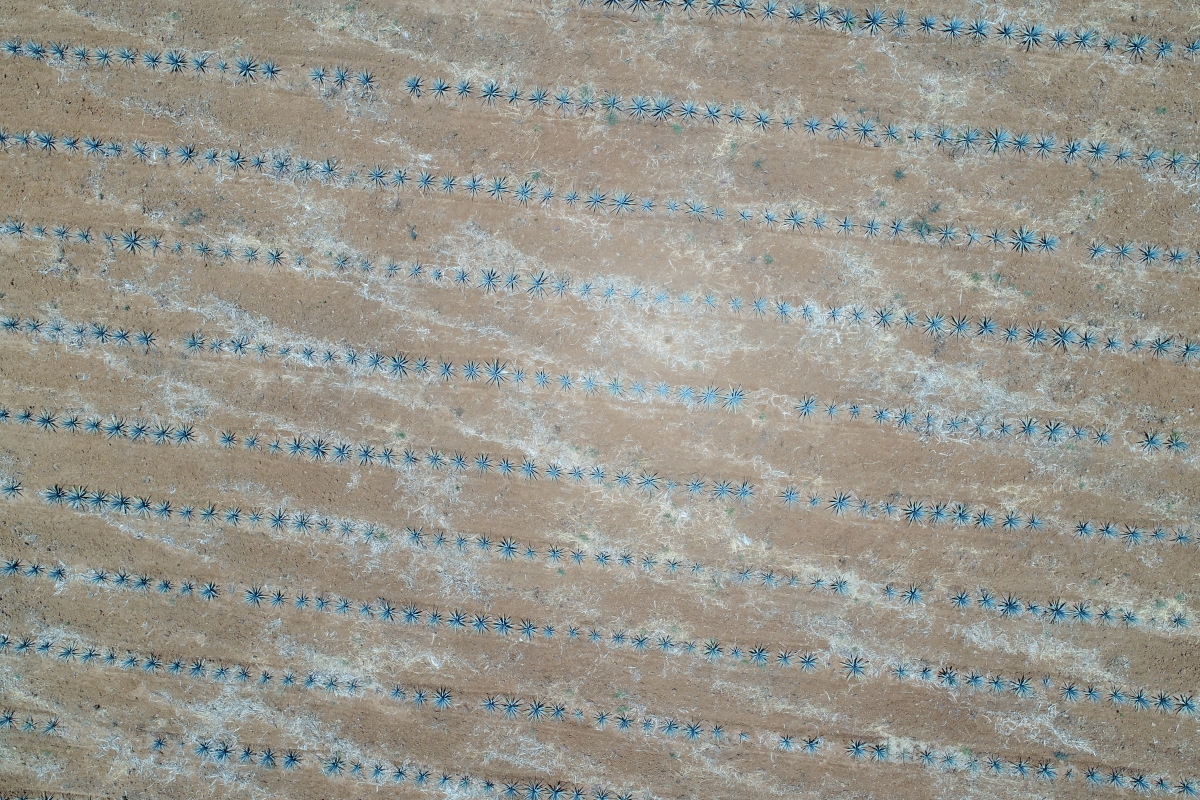
//> input picture Imagenes/Optimized-DJI_0212.JPG, 1200 x 800 px
$ ./Source   (built with g++ and OpenCV 4)
//> lines starting //> are read from the running program, lines starting //| are printed output that depends on the picture
//////////////////////////////////////////////////////////////////////////////////////////////////////////
//	Transformación de intensidad de una imagen con OpenCV y C++											//
//																										//
//	Este programa permite obtener el negativo, transformación logarítmica, transformación exponencial,	//
//	Contrast_Streching y filtro móvil con una máscara de 3x3 y 5x5 de una imagen.						//
//																										//
//	21/04/2017																							//
//	César Augusto Vargas Torres																			//
//																										//
//////////////////////////////////////////////////////////////////////////////////////////////////////////

#include "opencv2\highgui.hpp"
#include "opencv2\imgproc.hpp"
#include "opencv2\objdetect\objdetect.hpp"
#include "opencv2\videoio\videoio.hpp"
#include "opencv2\imgcodecs\imgcodecs.hpp"

#include <vector>
#include <stdio.h>
#include <Windows.h>
#include <iostream>

using namespace cv;
using namespace std;

//////////////////////////////////////////////////////////////////
//	variables para control de las Trackbar que crean ventanas	//
//////////////////////////////////////////////////////////////////

int iGris				= 0;
int iNegativo			= 0;
int iLogaritmo			= 0;
int iExponencial		= 0;
int iContrast_Streching	= 0;
int iPromedio_3x3		= 0;
int iPromedio_5x5		= 0;
int iGradiente			= 0;
int iLaplaciano			= 0;
int iHighBoost			= 0;
int iLowPassButterworth	= 0;
int iHighPassGaussian	= 0;
int iGlobalThresholding = 0;
int iOtsuMethod			= 0;
int iThresholding		= 0;

bool bGris					= false;
bool bNegativo				= false;
bool bLogaritmo				= false;
bool bExponencial			= false;
bool bContrast_Streching	= false;;
bool bPromedio_3x3			= false;
bool bPromedio_5x5			= false;
bool bGradiente				= false;
bool bLaplaciano			= false;
bool bHighBoost				= false;
bool bLowPassButterworth	= false;
bool bHighPassGaussian		= false;
bool bGlobalThresholding	= false;
bool bOtsuMethod			= false;
bool bThresholding			= false;

int iSliderLog_c		= 50;
int iSliderExp_c		= 50;
int iSliderC_S_m		= 127;
int iSliderC_S_E		= 5;
int Gradiente_a			= 255;
int Laplaciano_a		= 255;
int HighBoost_a			= 0;
int LowPassBW_Do		= 127;
int LowPassBW_n			= 1;
int Thresholding_v		= 3;
int Thresholding_k		= 50;

// Metodos GUI
void CrearVentana(const String, int move_x, int move_y, int size_x, int size_y);

// Metodos Transformaciones
Mat Gris				(Mat Imagen);
Mat Negativo			(Mat Imagen);
Mat Logaritmo			(Mat Imagen, double c);
Mat Exponencial			(Mat Imagen, double c);
Mat Contrast_Streching	(Mat Imagen, int m, int E);
Mat Promedio_3x3		(Mat Imagen);
Mat Promedio_5x5		(Mat Imagen);
Mat Gradiente			(Mat Imagen, int A);
Mat Laplaciano			(Mat Imagen, int A);
Mat HighBoost			(Mat Imagen, int A);
Mat LowPassButterworth	(Mat Imagen, int Do, int n);
Mat HighPassGaussian	(Mat Imagen);

// Segmentación
Mat Histogram(Mat Imagen);
Mat GlobalThresholding(Mat Imagen);
Mat OtsuMethod(Mat Imagen);
Mat Thresholding(Mat Imagen, int n, double k);
Mat ThresholdingHistogram(Mat Imagen, int n, double k);

int main(int argc, const char** argv)
{
	// Elige la imagen que se va a cargar
	String imageName("../Imagenes/Optimized-DJI_0212.jpg");

	if (argc > 1)	imageName = argv[1];

	// Lee la imagen y la guarda en imagen
	Mat imagen = imread(imageName, IMREAD_COLOR);
//> imagen is the input picture: 800 rows x 1200 cols, CV_8UC3; mean B, G, R 141.4, 149.9, 151.4

	// Verifica que la imagen se cargará correctamente
	if (imagen.empty())
	{
		cout << "No se pudo cargar la imagen. ";
		system("pause");
		return -1;
	}

	cout << "Presiona una tecla para actualizar las imagenes, para salir presiona ESC. ";

	//////////////////////////////////////////////////////////
	//  Crea la ventana donde se van a mostrar cada imagen	//
	//////////////////////////////////////////////////////////

	CrearVentana("Control"	, 0		, 0	, 250			, 1000			);
	CrearVentana("Normal"	, 500	, 0	, imagen.cols	, imagen.rows	);

	imshow("Normal", imagen);

	//////////////////////////////////////////////////////
	//  Crea los Trackbar en sus respectivas ventanas	//
	//////////////////////////////////////////////////////

	createTrackbar("Gris"			, "Control", &iGris					, 1);
//> slider 'Gris' is set to 1
	createTrackbar("Negativo"		, "Control", &iNegativo				, 1);
//> slider 'Negativo' is set to 1
	createTrackbar("Log"			, "Control", &iLogaritmo			, 1);
//> slider 'Log' is set to 1
	createTrackbar("Exp"			, "Control", &iExponencial			, 1);
//> slider 'Exp' is set to 1
	createTrackbar("Prom 3x3"		, "Control", &iPromedio_3x3			, 1);
//> slider 'Prom 3x3' is set to 1
	createTrackbar("Prom 5x5"		, "Control", &iPromedio_5x5			, 1);
//> slider 'Prom 5x5' is set to 1
	createTrackbar("C Streching"	, "Control", &iContrast_Streching	, 1);
//> slider 'C Streching' is set to 1
	createTrackbar("Gradiente"		, "Control", &iGradiente			, 1);
//> slider 'Gradiente' is set to 1
	createTrackbar("Laplaciano"		, "Control", &iLaplaciano			, 1);
//> slider 'Laplaciano' is set to 1
	createTrackbar("High Boost"		, "Control", &iHighBoost			, 1);
//> slider 'High Boost' is set to 1
	createTrackbar("Butterworth"	, "Control", &iLowPassButterworth	, 1);
//> slider 'Butterworth' is set to 1
	createTrackbar("Gaussian"		, "Control", &iHighPassGaussian		, 1);
//> slider 'Gaussian' is set to 1
	createTrackbar("G Thresh"		, "Control", &iGlobalThresholding	, 1);
//> slider 'G Thresh' is set to 1
	createTrackbar("OTSU"			, "Control", &iOtsuMethod			, 1);
//> slider 'OTSU' is set to 1
	createTrackbar("Thresh"			, "Control", &iThresholding			, 1);
//> slider 'Thresh' is set to 1

	while(1)
	{
		//////////////////////////////////////////////////////////////////////////////////////////////////////////////////////////////
		//	Obtene los valores de los Trackbar, guarda los valores en la variable iSlider que se usó en la creación del Trackbar  	//
		//////////////////////////////////////////////////////////////////////////////////////////////////////////////////////////////

		getTrackbarPos("Gris"		, "Control");
		getTrackbarPos("Negativo"	, "Control");
		getTrackbarPos("Log"		, "Control");
		getTrackbarPos("Exp"		, "Control");
		getTrackbarPos("Prom 3x3"	, "Control");
		getTrackbarPos("Prom 5x5"	, "Control");
		getTrackbarPos("C Streching", "Control");
		getTrackbarPos("Gradiente"	, "Control");
		getTrackbarPos("Laplaciano"	, "Control");
		getTrackbarPos("High Boost"	, "Control");
		getTrackbarPos("Butterworth", "Control");
		getTrackbarPos("Gaussian"	, "Control");
		getTrackbarPos("G Thresh"	, "Control");
		getTrackbarPos("OTSU"		, "Control");
		getTrackbarPos("Thresh"		, "Control");

		getTrackbarPos("c", "Logaritmo");
		getTrackbarPos("c", "Exponencial");
		getTrackbarPos("m", "Contrast_Streching");
		getTrackbarPos("E", "Contrast_Streching");
		getTrackbarPos("a", "Gradiente");

		getTrackbarPos("a", "Laplaciano");
		getTrackbarPos("a", "HighBoost");
		getTrackbarPos("Do", "LowPassButterworth");
		getTrackbarPos("n", "LowPassButterworth");
		getTrackbarPos("n", "Thresholding");
		getTrackbarPos("k", "Thresholding");

		//////////////////////////////////////////////
		//	Crea y destruye ventanas de cada imagen	//
		//////////////////////////////////////////////


		if (iGris && !bGris)
		{
			CrearVentana("Gris", 250, 0, imagen.cols, imagen.rows);
			imshow("Gris", Gris(imagen));
			bGris = true;
		}
		else if (iGris)
		{
			imshow("Gris", Gris(imagen));
		}
		else
		{
			destroyWindow("Gris");
			bGris = false;
		}


		if (iNegativo && !bNegativo)
		{
			CrearVentana("Negativo", 250, 0, imagen.cols, imagen.rows);
			imshow("Negativo", Negativo(imagen));
			bNegativo = true;
		}
		else if (iNegativo)
		{
			imshow("Negativo", Negativo(imagen));
		}
		else
		{
			destroyWindow("Negativo");
			bNegativo = false;
		}


		if (iLogaritmo &&!bLogaritmo)
		{
			CrearVentana("Logaritmo", 250, 0, imagen.cols, imagen.rows+45);
			createTrackbar("c", "Logaritmo", &iSliderLog_c, 100);
			imshow("Logaritmo", Logaritmo(imagen, iSliderLog_c*1.05886));
			bLogaritmo = true;
		}
		else if (iLogaritmo)
		{
			imshow("Logaritmo", Logaritmo(imagen, iSliderLog_c*1.05886));
		}
		else
		{
			destroyWindow("Logaritmo");
			bLogaritmo = false;
		}


		if (iExponencial &&!bExponencial)
		{
			CrearVentana("Exponencial", 250, 0, imagen.cols, imagen.rows+45);
			createTrackbar("c", "Exponencial", &iSliderExp_c, 100);
			imshow("Exponencial", Exponencial(imagen, iSliderExp_c*0.01645469371));
			bExponencial = true;
		}
		else if (iExponencial)
		{
			imshow("Exponencial", Exponencial(imagen, iSliderExp_c*0.01645469371));
		}
		else
		{
			destroyWindow("Exponencial");
			bExponencial = false;
		}


		if (iContrast_Streching && !bContrast_Streching)
		{
			CrearVentana("Contrast_Streching", 250, 0, imagen.cols, imagen.rows + 90);
			createTrackbar("m", "Contrast_Streching", &iSliderC_S_m, 256);
			createTrackbar("E", "Contrast_Streching", &iSliderC_S_E, 10);
			imshow("Contrast_Streching", Contrast_Streching(imagen, iSliderC_S_m, iSliderC_S_E));
			bContrast_Streching = true;
		}
		else if (iContrast_Streching)
		{
			imshow("Contrast_Streching", Contrast_Streching(imagen, iSliderC_S_m, iSliderC_S_E));
		}
		else
		{
			destroyWindow("Contrast_Streching");
			bContrast_Streching = false;
		}


		if (iPromedio_3x3 && !bPromedio_3x3)
		{
			CrearVentana("3x3 Promedio", 250, 0, imagen.cols, imagen.rows);
			imshow("3x3 Promedio", Promedio_3x3(imagen));
			bPromedio_3x3 = true;
		}
		else if (iPromedio_3x3)
		{
			imshow("3x3 Promedio", Promedio_3x3(imagen));
		}
		else
		{
			destroyWindow("3x3 Promedio");
			bPromedio_3x3 = false;
		}


		if (iPromedio_5x5 && !bPromedio_5x5)
		{
			CrearVentana("5x5 Promedio", 250, 0, imagen.cols, imagen.rows);
			imshow("5x5 Promedio", Promedio_5x5(imagen));
			bPromedio_5x5 = true;
		}
		else if (iPromedio_5x5)
		{
			imshow("5x5 Promedio", Promedio_5x5(imagen));
		}
		else
		{
			destroyWindow("5x5 Promedio");
			bPromedio_5x5 = false;
		}


		if (iGradiente && !bGradiente)
		{
			CrearVentana("Gradiente", 250, 0, imagen.cols, imagen.rows + 45);
			createTrackbar("a", "Gradiente", &Gradiente_a, 512);
			imshow("Gradiente", Gradiente(imagen, Gradiente_a));
			bGradiente = true;
		}
		else if (iGradiente)
		{
			imshow("Gradiente", Gradiente(imagen, Gradiente_a));
		}
		else
		{
			destroyWindow("Gradiente");
			bGradiente = false;
		}


		if (iLaplaciano && !bLaplaciano)
		{
			CrearVentana("Laplaciano", 250, 0, imagen.cols, imagen.rows + 45);
			createTrackbar("a", "Laplaciano", &Laplaciano_a, 512);
			imshow("Laplaciano", Laplaciano(imagen, Laplaciano_a));
			bLaplaciano = true;
		}
		else if (iLaplaciano)
		{
			imshow("Laplaciano", Laplaciano(imagen, Laplaciano_a));
		}
		else
		{
			destroyWindow("Laplaciano");
			bLaplaciano = false;
		}


		if (iHighBoost && !bHighBoost)
		{
			CrearVentana("HighBoost", 250, 0, imagen.cols, imagen.rows + 45);
			createTrackbar("a", "HighBoost", &HighBoost_a, 10);
			imshow("HighBoost", HighBoost(imagen, HighBoost_a));
			bHighBoost = true;
		}
		else if (iHighBoost)
		{
			imshow("HighBoost", HighBoost(imagen, HighBoost_a));
		}
		else
		{
			destroyWindow("HighBoost");
			bHighBoost = false;
		}


		if (iLowPassButterworth && !bLowPassButterworth)
		{
			CrearVentana("LowPassButterworth", 250, 0, imagen.cols, imagen.rows + 90);
			createTrackbar("Do", "LowPassButterworth", &LowPassBW_Do, 256);
			createTrackbar("n", "LowPassButterworth", &LowPassBW_n, 10);
			imshow("LowPassButterworth", LowPassButterworth(imagen, LowPassBW_Do, LowPassBW_n));
			bLowPassButterworth = true;
		}
		else if (iLowPassButterworth)
		{
			imshow("LowPassButterworth", LowPassButterworth(imagen, LowPassBW_Do, LowPassBW_n));
		}
		else
		{
			destroyWindow("LowPassButterworth");
			bLowPassButterworth = false;
		}


		if (iHighPassGaussian && !bHighPassGaussian)
		{
			CrearVentana("HighPassGaussian", 250, 0, imagen.cols, imagen.rows);
			imshow("HighPassGaussian", HighPassGaussian(imagen));
			bHighPassGaussian = true;
		}
		else if (iHighPassGaussian)
		{
			imshow("HighPassGaussian", HighPassGaussian(imagen));
		}
		else
		{
			destroyWindow("HighPassGaussian");
			bHighPassGaussian = false;
		}


		if (iGlobalThresholding && !bGlobalThresholding)
		{
			CrearVentana("GlobalThresholding", 250, 0, imagen.cols, imagen.rows);
			imshow("GlobalThresholding", GlobalThresholding(imagen));
			bGlobalThresholding = true;
		}
		else if (iGlobalThresholding)
		{
			imshow("GlobalThresholding", GlobalThresholding(imagen));
		}
		else
		{
			destroyWindow("GlobalThresholding");
			bGlobalThresholding = false;
		}


		if (iOtsuMethod && !bOtsuMethod)
		{
			CrearVentana("OTSU Method", 250, 0, imagen.cols, imagen.rows);
			imshow("OTSU Method", OtsuMethod(imagen));
			bOtsuMethod = true;
		}
		else if (iOtsuMethod)
		{
			imshow("OTSU Method", OtsuMethod(imagen));
		}
		else
		{
			destroyWindow("OTSU Method");
			bOtsuMethod = false;
		}


		if (iThresholding && !bThresholding)
		{
			CrearVentana("Thresholding", 250, 0, imagen.cols, imagen.rows+90);
			createTrackbar("v", "Thresholding", &Thresholding_v, 20);
			createTrackbar("k", "Thresholding", &Thresholding_k, 100);
			imshow("Thresholding", Thresholding(imagen, Thresholding_v, Thresholding_k*2.55));
			CrearVentana("HistogramThresholding ", 250+ imagen.cols, 0, imagen.cols, imagen.rows + 90);
			imshow("HistogramThresholding ", ThresholdingHistogram(imagen, Thresholding_v, Thresholding_k*2.55));
			bThresholding = true;
		}
		else if (iThresholding)
		{
			imshow("Thresholding", Thresholding(imagen, Thresholding_v, Thresholding_k*2.55));
			imshow("HistogramThresholding ", ThresholdingHistogram(imagen, Thresholding_v, Thresholding_k*2.55));
		}
		else
		{
			destroyWindow("Thresholding");
			destroyWindow("HistogramThresholding ");
			bThresholding = false;
		}


		// El programma se detiene hasta que el usuario presione una tecla, si presiona Esc el programa se cierra

		if ((char)waitKey(0) == 27)
		{
			cout << "Cerrando...\n";
			destroyAllWindows();
			break;
		}
	}

	return 0;
}

void CrearVentana(const String NombreVentana, int move_x, int move_y, int size_x, int size_y)
{
	// Crea una ventana
	namedWindow(NombreVentana, WINDOW_NORMAL);
	// Mueve la ventana a la posición move_x, move_y
	moveWindow(NombreVentana, move_x, move_y);
	// Mueve la ventana a la posición size_x, size_y
	resizeWindow(NombreVentana, size_x, size_y);
}
Mat Gris(Mat Imagen)
{
	//////////////////////////////////////////////////////////////////////////////////////////////////
	//	Para obtener la escala de grises de una imagen se usaran las constantes NTSC de cada canal	//
	//	Ejemplo Gris = R * 0.2989 + G * 0.5870 + B * 0.1140;										//
	//////////////////////////////////////////////////////////////////////////////////////////////////

	Mat		mGris = Imagen.clone();
	double	dGris;
	Vec3b	vColor;

	for (int y = 0; y < mGris.rows; y++)
	{
		for (int x = 0; x < mGris.cols; x++)
		{
			// get pixel
			vColor = mGris.at<Vec3b>(Point(x, y));
			dGris = vColor[0] * 0.2989 + vColor[1] * 0.5870 + vColor[2] * 0.1140;

			vColor[0] = (uint8_t) dGris;
			vColor[1] = (uint8_t) dGris;
			vColor[2] = (uint8_t) dGris;

			// set pixel
			mGris.at<Vec3b>(Point(x, y)) = vColor;
		}
	}
//> this loop made 800 passes
//> (vColor, dGris) on passes 1 to 3: ([133, 133, 133], 133.2), ([115, 115, 115], 115.2), ([118, 118, 118], 118.5)
//> after the loop, vColor = [140, 140, 140]; dGris = 141

	return mGris;
}
Mat Negativo(Mat Imagen)
{
	//////////////////////////////////////////////////////////////////////////////////////////////////////////////////////////////////
	//	El negativo de una imagen se obtiene de cuando al valor máximo del canal de un pixel se le resta el valor del canal actual.	//
	//	Ejemplo Rojo = 255 - Rojo																									//
	//////////////////////////////////////////////////////////////////////////////////////////////////////////////////////////////////

	Mat		mNegativo = Imagen.clone();
	Vec3b	vColor;

	for (int y = 0; y < mNegativo.rows; y++)
	{
		for (int x = 0; x < mNegativo.cols; x++)
		{
			// get pixel
			vColor = mNegativo.at<Vec3b>(Point(x, y));

			vColor[0] = 255 - vColor[0];
			vColor[1] = 255 - vColor[1];
			vColor[2] = 255 - vColor[2];

			// set pixel
			mNegativo.at<Vec3b>(Point(x, y)) = vColor;
		}
	}
//> this loop made 800 passes
//> vColor on passes 1 to 3: [134, 117, 114], [152, 135, 132], [147, 133, 127]
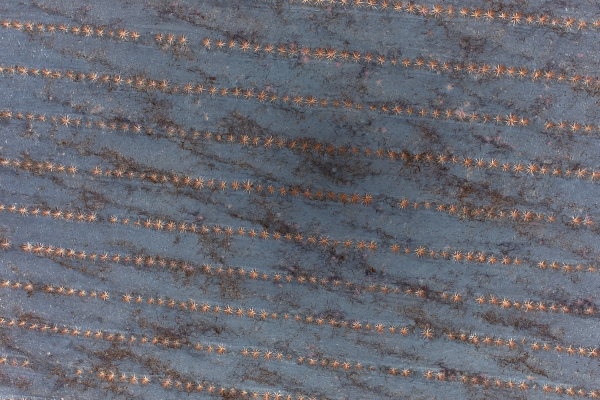
//> mNegativo: 800 rows x 1200 cols, CV_8UC3 (shown at 1/2 size); mean B, G, R 113.6, 105.1, 103.6
//> after the loop, vColor = [121, 111, 111]

	return mNegativo;
}
Mat Logaritmo(Mat Imagen, double c)
{
//> called with c = 52.94
	//////////////////////////////////////////////////////////////////////////////////////////////////////////////////////////////////////////////////////////////////////////
	//	La transformación logarítmica se representa con la función s = c * log10(r + 1), donde c es una constante con rango de 0 a 105.886458, el cual surge de la premisa	//
	//	de que el valor máximo del canal de un pixel es de 255, por lo tanto 255 = c* log10(255+1) y si log10(255+1) = 2.40654018, entonces c = 255/2.40654018 = 105.886458	//									//																											//
	//////////////////////////////////////////////////////////////////////////////////////////////////////////////////////////////////////////////////////////////////////////

	Mat		mLogaritmo = Gris(Imagen).clone();
//> the loop in Gris (call 2), `for (int y = 0; y < mGris.rows; y++)` made 800 passes
	Vec3b	vColor;

	for (int y = 0; y < mLogaritmo.rows; y++)
	{
		for (int x = 0; x < mLogaritmo.cols; x++)
		{
			// get pixel
			vColor = mLogaritmo.at<Vec3b>(Point(x, y));

			vColor[0] = (uint8_t) round( c *  log10(1 + vColor[0]));
			vColor[1] = (uint8_t) round( c *  log10(1 + vColor[1]));
			vColor[2] = (uint8_t) round( c *  log10(1 + vColor[2]));

			// set pixel
			mLogaritmo.at<Vec3b>(Point(x, y)) = vColor;
		}
	}
//> this loop made 800 passes
//> vColor on passes 1 to 3: [113, 113, 113], [109, 109, 109], [110, 110, 110]
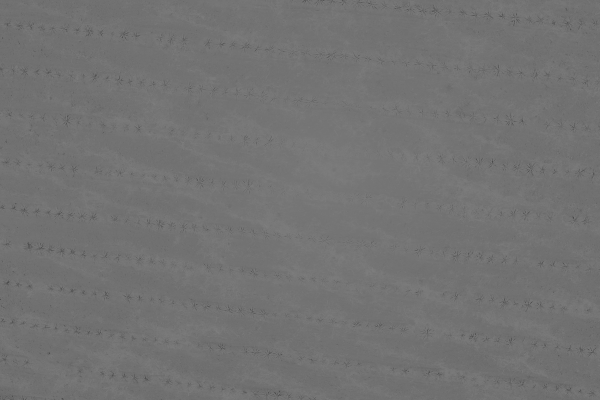
//> mLogaritmo: 800 rows x 1200 cols, CV_8UC3 (shown at 1/2 size); min 45, max 127, mean 114.6

	return mLogaritmo;
}
Mat Exponencial(Mat Imagen, double c)
{
//> called with c = 0.823
	//////////////////////////////////////////////////////////////////////////////////////////////////////////////////////////////////////////////////////////////////////////////////
	//	La transformación exponencial se representa con la función s = c * (b^r - 1), donde c es una constante con rango de 0 a 1.645469371, el cual surge de la premisa			//
	//	de que el valor máximo del canal de un pixel es de 255, por lo tanto 255 = c * (b^255 - 1) y si (1.02^255 - 1) = 154.9709794, entonces c = 154.9709794/255 = 1.645469371	//									//																											//
	//////////////////////////////////////////////////////////////////////////////////////////////////////////////////////////////////////////////////////////////////////////////////

	Mat		mExponencial = Gris(Imagen).clone();
	Vec3b	vColor;

	for (int y = 0; y < mExponencial.rows; y++)
	{
		for (int x = 0; x < mExponencial.cols; x++)
		{
			// get pixel
			vColor = mExponencial.at<Vec3b>(Point(x, y));

			vColor[0] = (uint8_t) round( c * (pow(1.02, vColor[0]) - 1));
			vColor[1] = (uint8_t) round( c * (pow(1.02, vColor[1]) - 1));
			vColor[2] = (uint8_t) round( c * (pow(1.02, vColor[2]) - 1));

			// set pixel
			mExponencial.at<Vec3b>(Point(x, y)) = vColor;
		}
	}
//> this loop made 800 passes
//> vColor on passes 1 to 3: [11, 11, 11], [7, 7, 7], [8, 8, 8]
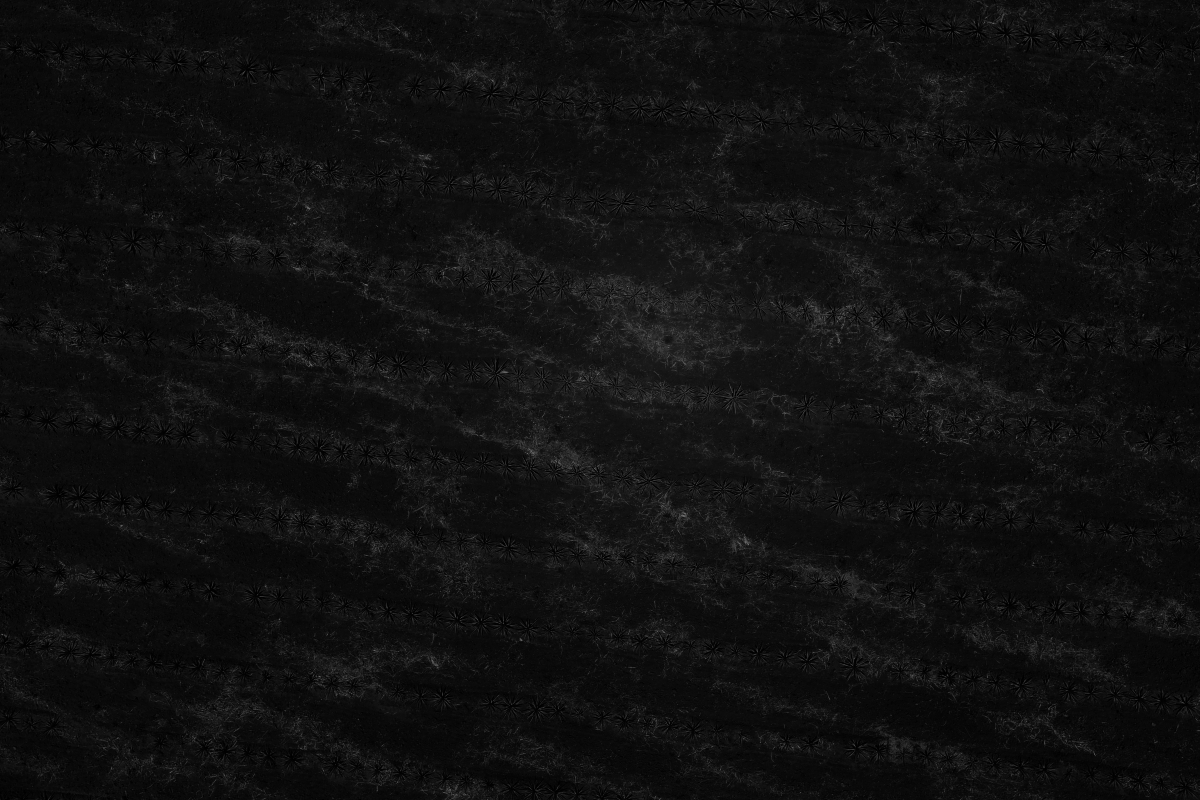
//> mExponencial: 800 rows x 1200 cols, CV_8UC3; min 0, max 111, mean 16.1
//> after the loop, vColor = [12, 12, 12]
//> (the rest of the program and of its run is left out)
